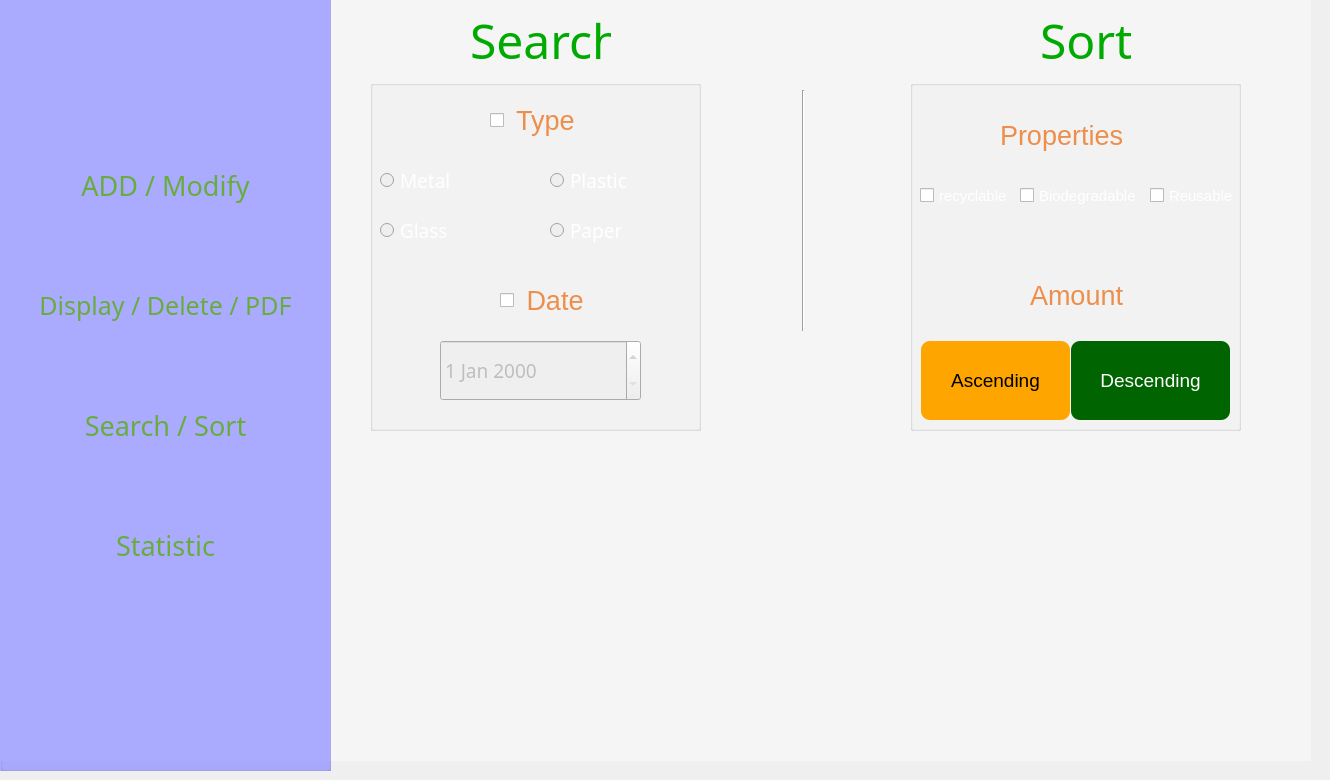
    <widget class="QWidget" name="tab_3">
     <attribute name="title">
      <string>Page</string>
     </attribute>
     <widget class="QGroupBox" name="groupBox_4">
      <property name="geometry">
       <rect>
        <x>0</x>
        <y>0</y>
        <width>331</width>
        <height>771</height>
       </rect>
      </property>
      <property name="styleSheet">
       <string notr="true">background-color: rgb(170, 170, 255);</string>
      </property>
      <property name="title">
       <string/>
      </property>
      <widget class="QPushButton" name="add3">
       <property name="geometry">
        <rect>
         <x>0</x>
         <y>120</y>
         <width>331</width>
         <height>131</height>
        </rect>
       </property>
       <property name="font">
        <font>
         <family>Mongolian Baiti</family>
         <pointsize>20</pointsize>
        </font>
       </property>
       <property name="styleSheet">
        <string notr="true">QPushButton {
    background-color: transparent;
    border: none;
	color: rgb(105, 172, 62);
}

QPushButton:hover {
    background-color: rgba(255, 255, 255, 0.1); 
    color:  #ED8E4A; 
}
</string>
       </property>
       <property name="text">
        <string>ADD / Modify</string>
       </property>
      </widget>
      <widget class="QPushButton" name="display3">
       <property name="geometry">
        <rect>
         <x>0</x>
         <y>240</y>
         <width>331</width>
         <height>131</height>
        </rect>
       </property>
       <property name="font">
        <font>
         <family>Mongolian Baiti</family>
         <pointsize>19</pointsize>
        </font>
       </property>
       <property name="styleSheet">
        <string notr="true">QPushButton {
    background-color: transparent;
    border: none;
	color: rgb(105, 172, 62);
}

QPushButton:hover {
    background-color: rgba(255, 255, 255, 0.1); 
    color:  #ED8E4A; 
}
</string>
       </property>
       <property name="text">
        <string>Display / Delete / PDF</string>
       </property>
      </widget>
      <widget class="QPushButton" name="rech3">
       <property name="geometry">
        <rect>
         <x>0</x>
         <y>360</y>
         <width>331</width>
         <height>131</height>
        </rect>
       </property>
       <property name="font">
        <font>
         <family>Mongolian Baiti</family>
         <pointsize>20</pointsize>
        </font>
       </property>
       <property name="styleSheet">
        <string notr="true">QPushButton {
    background-color: transparent;
    border: none;
	color: rgb(105, 172, 62);
}

QPushButton:hover {
    background-color: rgba(255, 255, 255, 0.1); 
    color:  #ED8E4A; 
}
</string>
       </property>
       <property name="text">
        <string>Search / Sort</string>
       </property>
      </widget>
      <widget class="QPushButton" name="stat3">
       <property name="geometry">
        <rect>
         <x>0</x>
         <y>480</y>
         <width>331</width>
         <height>131</height>
        </rect>
       </property>
       <property name="font">
        <font>
         <family>Mongolian Baiti</family>
         <pointsize>20</pointsize>
        </font>
       </property>
       <property name="styleSheet">
        <string notr="true">QPushButton {
    background-color: transparent;
    border: none;
	color: rgb(105, 172, 62);
}

QPushButton:hover {
    background-color: rgba(255, 255, 255, 0.1); 
    color:  #ED8E4A; 
}
</string>
       </property>
       <property name="text">
        <string>Statistic</string>
       </property>
      </widget>
      <widget class="QLabel" name="label_19">
       <property name="geometry">
        <rect>
         <x>0</x>
         <y>0</y>
         <width>331</width>
         <height>761</height>
        </rect>
       </property>
       <property name="text">
        <string/>
       </property>
       <property name="pixmap">
        <pixmap resource="imgs.qrc">:/new/prefix1/pxfuel.jpg</pixmap>
       </property>
       <property name="scaledContents">
        <bool>true</bool>
       </property>
      </widget>
      <zorder>label_19</zorder>
      <zorder>add3</zorder>
      <zorder>display3</zorder>
      <zorder>rech3</zorder>
      <zorder>stat3</zorder>
     </widget>
     <widget class="QLabel" name="label_10">
      <property name="geometry">
       <rect>
        <x>320</x>
        <y>0</y>
        <width>991</width>
        <height>761</height>
       </rect>
      </property>
      <property name="styleSheet">
       <string notr="true">background-color: rgb(245, 245, 245);</string>
      </property>
      <property name="text">
       <string/>
      </property>
      <property name="pixmap">
       <pixmap resource="imgs.qrc">:/new/prefix1/dark-green-wall-backdrop-grunge-background-texture.jpg</pixmap>
      </property>
     </widget>
     <widget class="QGroupBox" name="groupBox_3">
      <property name="geometry">
       <rect>
        <x>370</x>
        <y>80</y>
        <width>331</width>
        <height>351</height>
       </rect>
      </property>
      <property name="title">
       <string/>
      </property>
      <widget class="QCheckBox" name="typeCheckBox">
       <property name="enabled">
        <bool>true</bool>
       </property>
       <property name="geometry">
        <rect>
         <x>120</x>
         <y>20</y>
         <width>151</width>
         <height>41</height>
        </rect>
       </property>
       <property name="font">
        <font>
         <family>MS Shell Dlg 2</family>
         <pointsize>20</pointsize>
         <weight>9</weight>
         <italic>false</italic>
         <bold>false</bold>
        </font>
       </property>
       <property name="styleSheet">
        <string notr="true">font: 75 20pt &quot;MS Shell Dlg 2&quot;;
color:  #ED8E4A    ;
</string>
       </property>
       <property name="text">
        <string> Type</string>
       </property>
       <property name="checked">
        <bool>false</bool>
       </property>
      </widget>
      <widget class="QCheckBox" name="dateCheckBox">
       <property name="geometry">
        <rect>
         <x>130</x>
         <y>200</y>
         <width>151</width>
         <height>41</height>
        </rect>
       </property>
       <property name="font">
        <font>
         <family>MS Shell Dlg 2</family>
         <pointsize>20</pointsize>
         <weight>9</weight>
         <italic>false</italic>
         <bold>false</bold>
        </font>
       </property>
       <property name="styleSheet">
        <string notr="true">font: 75 20pt &quot;MS Shell Dlg 2&quot;;
color:  #ED8E4A    ;
</string>
       </property>
       <property name="text">
        <string> Date</string>
       </property>
      </widget>
      <widget class="QDateEdit" name="date_2">
       <property name="enabled">
        <bool>false</bool>
       </property>
       <property name="geometry">
        <rect>
         <x>70</x>
         <y>260</y>
         <width>201</width>
         <height>61</height>
        </rect>
       </property>
       <property name="font">
        <font>
         <family>Simplified Arabic Fixed</family>
         <pointsize>14</pointsize>
        </font>
       </property>
      </widget>
      <widget class="QRadioButton" name="metal_2">
       <property name="enabled">
        <bool>false</bool>
       </property>
       <property name="geometry">
        <rect>
         <x>10</x>
         <y>80</y>
         <width>131</width>
         <height>41</height>
        </rect>
       </property>
       <property name="font">
        <font>
         <family>Mongolian Baiti</family>
         <pointsize>14</pointsize>
        </font>
       </property>
       <property name="styleSheet">
        <string notr="true">color: rgb(255, 255, 255);</string>
       </property>
       <property name="text">
        <string>Metal</string>
       </property>
       <property name="icon">
        <iconset resource="imgs.qrc">
         <normaloff>:/new/prefix1/me.png</normaloff>:/new/prefix1/me.png</iconset>
       </property>
       <property name="iconSize">
        <size>
         <width>40</width>
         <height>40</height>
        </size>
       </property>
      </widget>
      <widget class="QRadioButton" name="plastic_2">
       <property name="enabled">
        <bool>false</bool>
       </property>
       <property name="geometry">
        <rect>
         <x>180</x>
         <y>80</y>
         <width>131</width>
         <height>41</height>
        </rect>
       </property>
       <property name="font">
        <font>
         <family>Mongolian Baiti</family>
         <pointsize>14</pointsize>
        </font>
       </property>
       <property name="styleSheet">
        <string notr="true">color: rgb(255, 255, 255);</string>
       </property>
       <property name="text">
        <string>Plastic</string>
       </property>
       <property name="icon">
        <iconset resource="imgs.qrc">
         <normaloff>:/new/prefix1/pl.png</normaloff>:/new/prefix1/pl.png</iconset>
       </property>
       <property name="iconSize">
        <size>
         <width>40</width>
         <height>40</height>
        </size>
       </property>
      </widget>
      <widget class="QRadioButton" name="glass_2">
       <property name="enabled">
        <bool>false</bool>
       </property>
       <property name="geometry">
        <rect>
         <x>10</x>
         <y>130</y>
         <width>131</width>
         <height>41</height>
        </rect>
       </property>
       <property name="font">
        <font>
         <family>Mongolian Baiti</family>
         <pointsize>14</pointsize>
        </font>
       </property>
       <property name="styleSheet">
        <string notr="true">color: rgb(255, 255, 255);</string>
       </property>
       <property name="text">
        <string>Glass</string>
       </property>
       <property name="icon">
        <iconset resource="imgs.qrc">
         <normaloff>:/new/prefix1/gl.png</normaloff>:/new/prefix1/gl.png</iconset>
       </property>
       <property name="iconSize">
        <size>
         <width>40</width>
         <height>40</height>
        </size>
       </property>
      </widget>
      <widget class="QRadioButton" name="paper_2">
       <property name="enabled">
        <bool>false</bool>
       </property>
       <property name="geometry">
        <rect>
         <x>180</x>
         <y>130</y>
         <width>131</width>
         <height>41</height>
        </rect>
       </property>
       <property name="font">
        <font>
         <family>Mongolian Baiti</family>
         <pointsize>14</pointsize>
        </font>
       </property>
       <property name="styleSheet">
        <string notr="true">color: rgb(255, 255, 255);</string>
       </property>
       <property name="text">
        <string>Paper</string>
       </property>
       <property name="icon">
        <iconset resource="imgs.qrc">
         <normaloff>:/new/prefix1/p.png</normaloff>:/new/prefix1/p.png</iconset>
       </property>
       <property name="iconSize">
        <size>
         <width>40</width>
         <height>40</height>
        </size>
       </property>
      </widget>
     </widget>
     <widget class="QTableView" name="view_2">
      <property name="geometry">
       <rect>
        <x>330</x>
        <y>450</y>
        <width>991</width>
        <height>311</height>
       </rect>
      </property>
      <property name="palette">
       <palette>
        <active>
         <colorrole role="WindowText">
          <brush brushstyle="SolidPattern">
           <color alpha="255">
            <red>105</red>
            <green>172</green>
            <blue>62</blue>
           </color>
          </brush>
         </colorrole>
         <colorrole role="Button">
          <brush brushstyle="SolidPattern">
           <color alpha="0">
            <red>0</red>
            <green>0</green>
            <blue>0</blue>
           </color>
          </brush>
         </colorrole>
         <colorrole role="Text">
          <brush brushstyle="SolidPattern">
           <color alpha="255">
            <red>105</red>
            <green>172</green>
            <blue>62</blue>
           </color>
          </brush>
         </colorrole>
         <colorrole role="ButtonText">
          <brush brushstyle="SolidPattern">
           <color alpha="255">
            <red>105</red>
            <green>172</green>
            <blue>62</blue>
           </color>
          </brush>
         </colorrole>
         <colorrole role="Base">
          <brush brushstyle="NoBrush">
           <color alpha="255">
            <red>0</red>
            <green>0</green>
            <blue>0</blue>
           </color>
          </brush>
         </colorrole>
         <colorrole role="Window">
          <brush brushstyle="SolidPattern">
           <color alpha="0">
            <red>0</red>
            <green>0</green>
            <blue>0</blue>
           </color>
          </brush>
         </colorrole>
         <colorrole role="PlaceholderText">
          <brush brushstyle="NoBrush">
           <color alpha="128">
            <red>105</red>
            <green>172</green>
            <blue>62</blue>
           </color>
          </brush>
         </colorrole>
        </active>
        <inactive>
         <colorrole role="WindowText">
          <brush brushstyle="SolidPattern">
           <color alpha="255">
            <red>105</red>
            <green>172</green>
            <blue>62</blue>
           </color>
          </brush>
         </colorrole>
         <colorrole role="Button">
          <brush brushstyle="SolidPattern">
           <color alpha="0">
            <red>0</red>
            <green>0</green>
            <blue>0</blue>
           </color>
          </brush>
         </colorrole>
         <colorrole role="Text">
          <brush brushstyle="SolidPattern">
           <color alpha="255">
            <red>105</red>
            <green>172</green>
            <blue>62</blue>
           </color>
          </brush>
         </colorrole>
         <colorrole role="ButtonText">
          <brush brushstyle="SolidPattern">
           <color alpha="255">
            <red>105</red>
            <green>172</green>
            <blue>62</blue>
           </color>
          </brush>
         </colorrole>
         <colorrole role="Base">
          <brush brushstyle="NoBrush">
           <color alpha="255">
            <red>0</red>
            <green>0</green>
            <blue>0</blue>
           </color>
          </brush>
         </colorrole>
         <colorrole role="Window">
          <brush brushstyle="SolidPattern">
           <color alpha="0">
            <red>0</red>
            <green>0</green>
            <blue>0</blue>
           </color>
          </brush>
         </colorrole>
         <colorrole role="PlaceholderText">
          <brush brushstyle="NoBrush">
           <color alpha="128">
            <red>105</red>
            <green>172</green>
            <blue>62</blue>
           </color>
          </brush>
         </colorrole>
        </inactive>
        <disabled>
         <colorrole role="WindowText">
          <brush brushstyle="SolidPattern">
           <color alpha="255">
            <red>105</red>
            <green>172</green>
            <blue>62</blue>
           </color>
          </brush>
         </colorrole>
         <colorrole role="Button">
          <brush brushstyle="SolidPattern">
           <color alpha="0">
            <red>0</red>
            <green>0</green>
            <blue>0</blue>
           </color>
          </brush>
         </colorrole>
         <colorrole role="Text">
          <brush brushstyle="SolidPattern">
           <color alpha="255">
            <red>105</red>
            <green>172</green>
            <blue>62</blue>
           </color>
          </brush>
         </colorrole>
         <colorrole role="ButtonText">
          <brush brushstyle="SolidPattern">
           <color alpha="255">
            <red>105</red>
            <green>172</green>
            <blue>62</blue>
           </color>
          </brush>
         </colorrole>
         <colorrole role="Base">
          <brush brushstyle="NoBrush">
           <color alpha="255">
            <red>0</red>
            <green>0</green>
            <blue>0</blue>
           </color>
          </brush>
         </colorrole>
         <colorrole role="Window">
          <brush brushstyle="SolidPattern">
           <color alpha="0">
            <red>0</red>
            <green>0</green>
            <blue>0</blue>
           </color>
          </brush>
         </colorrole>
         <colorrole role="PlaceholderText">
          <brush brushstyle="NoBrush">
           <color alpha="128">
            <red>105</red>
            <green>172</green>
            <blue>62</blue>
           </color>
          </brush>
         </colorrole>
        </disabled>
       </palette>
      </property>
      <property name="font">
       <font>
        <family>Segoe UI</family>
       </font>
      </property>
      <property name="styleSheet">
       <string notr="true">background-color: transparent; border: none;
color: rgb(105, 172, 62);</string>
      </property>
      <property name="alternatingRowColors">
       <bool>false</bool>
      </property>
      <property name="gridStyle">
       <enum>Qt::DashLine</enum>
      </property>
      <property name="sortingEnabled">
       <bool>false</bool>
      </property>
     </widget>
     <widget class="Line" name="line">
      <property name="geometry">
       <rect>
        <x>793</x>
        <y>90</y>
        <width>20</width>
        <height>241</height>
       </rect>
      </property>
      <property name="orientation">
       <enum>Qt::Vertical</enum>
      </property>
     </widget>
     <widget class="QLabel" name="label_9">
      <property name="geometry">
       <rect>
        <x>470</x>
        <y>10</y>
        <width>141</width>
        <height>61</height>
       </rect>
      </property>
      <property name="font">
       <font>
        <family>Poor Richard</family>
        <pointsize>36</pointsize>
       </font>
      </property>
      <property name="styleSheet">
       <string notr="true">color: rgb(0, 170, 0);</string>
      </property>
      <property name="text">
       <string>Search</string>
      </property>
     </widget>
     <widget class="QGroupBox" name="groupBox_6">
      <property name="geometry">
       <rect>
        <x>910</x>
        <y>80</y>
        <width>331</width>
        <height>351</height>
       </rect>
      </property>
      <property name="title">
       <string/>
      </property>
      <widget class="QCheckBox" name="recyclableCheckBox">
       <property name="geometry">
        <rect>
         <x>10</x>
         <y>90</y>
         <width>101</width>
         <height>51</height>
        </rect>
       </property>
       <property name="font">
        <font>
         <pointsize>11</pointsize>
        </font>
       </property>
       <property name="styleSheet">
        <string notr="true">color: rgb(255, 255, 255);</string>
       </property>
       <property name="text">
        <string>recyclable</string>
       </property>
      </widget>
      <widget class="QCheckBox" name="reusableCheckBox">
       <property name="geometry">
        <rect>
         <x>240</x>
         <y>90</y>
         <width>111</width>
         <height>51</height>
        </rect>
       </property>
       <property name="font">
        <font>
         <pointsize>11</pointsize>
        </font>
       </property>
       <property name="styleSheet">
        <string notr="true">color: rgb(255, 255, 255);</string>
       </property>
       <property name="text">
        <string>Reusable</string>
       </property>
      </widget>
      <widget class="QCheckBox" name="biodegradableCheckBox">
       <property name="geometry">
        <rect>
         <x>110</x>
         <y>90</y>
         <width>121</width>
         <height>51</height>
        </rect>
       </property>
       <property name="font">
        <font>
         <pointsize>11</pointsize>
        </font>
       </property>
       <property name="styleSheet">
        <string notr="true">color: rgb(255, 255, 255);</string>
       </property>
       <property name="text">
        <string>Biodegradable</string>
       </property>
      </widget>
      <widget class="QPushButton" name="ascendingButton">
       <property name="geometry">
        <rect>
         <x>10</x>
         <y>260</y>
         <width>151</width>
         <height>81</height>
        </rect>
       </property>
       <property name="font">
        <font>
         <pointsize>14</pointsize>
        </font>
       </property>
       <property name="styleSheet">
        <string notr="true">QPushButton {
    background-color: #FFA500; /* Neon Orange */
    color: #000000; /* Black */
    border: 2px solid transparent; /* Invisible border */
    border-radius: 10px;
    padding: 5px;
    min-width: 70px;
}

QPushButton:hover {
    border: 2px solid #ffffff; /* White border becomes visible when hovered over */
}

QPushButton:pressed {
    background-color: #FF4500; /* Darker Orange */
}
</string>
       </property>
       <property name="text">
        <string>Ascending</string>
       </property>
       <property name="icon">
        <iconset resource="imgs.qrc">
         <normaloff>:/new/prefix1/ascending-order.png</normaloff>:/new/prefix1/ascending-order.png</iconset>
       </property>
       <property name="iconSize">
        <size>
         <width>30</width>
         <height>30</height>
        </size>
       </property>
       <property name="checkable">
        <bool>false</bool>
       </property>
      </widget>
      <widget class="QPushButton" name="descendingButton">
       <property name="geometry">
        <rect>
         <x>160</x>
         <y>260</y>
         <width>161</width>
         <height>81</height>
        </rect>
       </property>
       <property name="font">
        <font>
         <pointsize>14</pointsize>
        </font>
       </property>
       <property name="styleSheet">
        <string notr="true">QPushButton {
    
	background-color: rgb(0, 100, 0);
	color: rgb(255, 255, 255);
    border: 2px solid transparent; /* Invisible border */
    border-radius: 10px;
    padding: 5px;
    min-width: 70px;
}

QPushButton:hover {
    border: 2px solid #ffffff; /* White border becomes visible when hovered over */
}

QPushButton:pressed {
    background-color: #FF4500; /* Darker Orange */
}
</string>
       </property>
       <property name="text">
        <string>Descending</string>
       </property>
       <property name="icon">
        <iconset resource="imgs.qrc">
         <normaloff>:/new/prefix1/59216.png</normaloff>:/new/prefix1/59216.png</iconset>
       </property>
       <property name="iconSize">
        <size>
         <width>25</width>
         <height>25</height>
        </size>
       </property>
       <property name="checkable">
        <bool>false</bool>
       </property>
      </widget>
      <widget class="QLabel" name="label_15">
       <property name="geometry">
        <rect>
         <x>90</x>
         <y>40</y>
         <width>171</width>
         <height>31</height>
        </rect>
       </property>
       <property name="font">
        <font>
         <family>MS Shell Dlg 2</family>
         <pointsize>20</pointsize>
         <weight>9</weight>
         <italic>false</italic>
         <bold>false</bold>
        </font>
       </property>
       <property name="styleSheet">
        <string notr="true">font: 75 20pt &quot;MS Shell Dlg 2&quot;;
color:  #ED8E4A    ;
</string>
       </property>
       <property name="text">
        <string>Properties</string>
       </property>
      </widget>
      <widget class="QLabel" name="label_16">
       <property name="geometry">
        <rect>
         <x>120</x>
         <y>200</y>
         <width>171</width>
         <height>31</height>
        </rect>
       </property>
       <property name="font">
        <font>
         <family>MS Shell Dlg 2</family>
         <pointsize>20</pointsize>
         <weight>9</weight>
         <italic>false</italic>
         <bold>false</bold>
        </font>
       </property>
       <property name="styleSheet">
        <string notr="true">font: 75 20pt &quot;MS Shell Dlg 2&quot;;
color:  #ED8E4A    ;
</string>
       </property>
       <property name="text">
        <string>Amount</string>
       </property>
      </widget>
     </widget>
     <widget class="QLabel" name="label_14">
      <property name="geometry">
       <rect>
        <x>1040</x>
        <y>10</y>
        <width>91</width>
        <height>61</height>
       </rect>
      </property>
      <property name="font">
       <font>
        <family>Poor Richard</family>
        <pointsize>36</pointsize>
       </font>
      </property>
      <property name="styleSheet">
       <string notr="true">color: rgb(0, 170, 0);</string>
      </property>
      <property name="text">
       <string>Sort</string>
      </property>
     </widget>
     <zorder>label_10</zorder>
     <zorder>groupBox_4</zorder>
     <zorder>groupBox_3</zorder>
     <zorder>view_2</zorder>
     <zorder>line</zorder>
     <zorder>label_9</zorder>
     <zorder>groupBox_6</zorder>
     <zorder>label_14</zorder>
    </widget>
